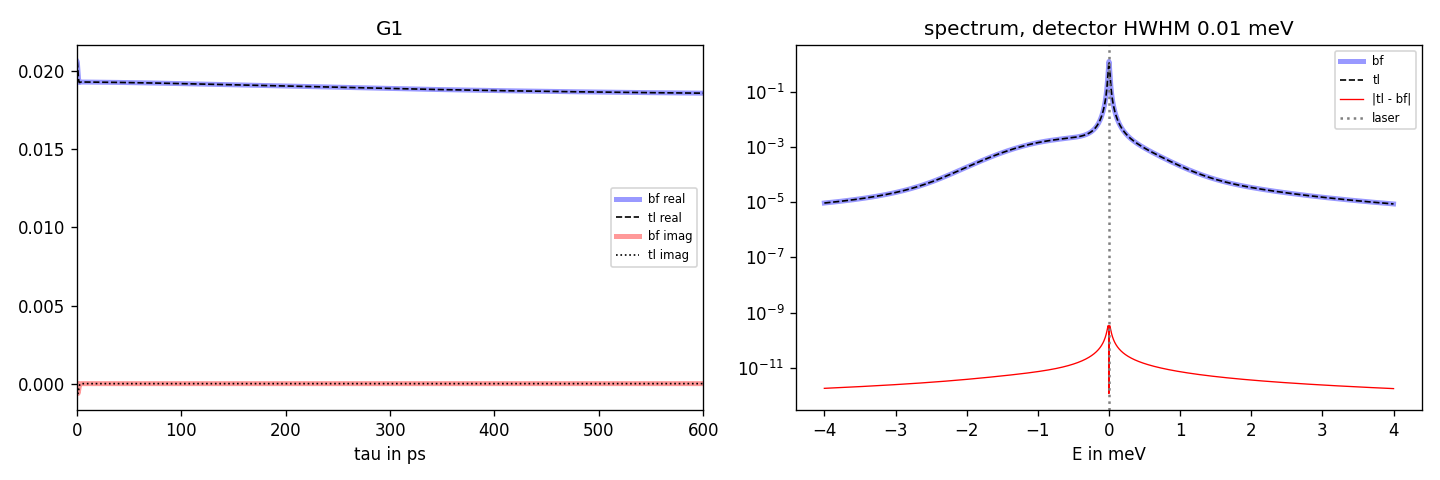

This figure's Python source:
# CW detector signal of a TLS with phonons under weak driving: G1 and the spectrum seen with a Lorentzian detector,
# brute force (SpectrumCW.G1) and time-local maps (SpectrumCW.G1_tl). Same parameters as spectrum_cw_analytical.py,
# see spectrum_cw_weak.py for the incoherent spectrum.
# The phonon runs lose a little trace (~1e-3 over the 6000 ps relaxation, threshold 8). SpectrumCW divides it out
# (brute force: by Tr rho(tau) of the run without MTO, time-local: by lambda^k of the stationary map), this changes the
# spectrum by ~1e-5 relative compared to normalising by Tr rho(0) only as in spectrum_cw_analytical.py.
# usage: python spectrum_cw_detector.py
import time
import numpy as np
import matplotlib
matplotlib.use("Agg")
import matplotlib.pyplot as plt
from pyaceqd.pulses import CWLaser
from pyaceqd.two_level_system.tls import TLS
from pyaceqd.two_time.spectrum import onesided_ft
from pyaceqd.two_time.spectrum_cw import SpectrumCW
from pyaceqd.helpers.ace_operators import op_to_matrix
from pyaceqd.constants import hbar

rabi_energy = 0.001  # driving strength hbar*Omega in meV, H = -hbar*Omega/2 (|1><0| + |0><1|)
detuning = 0.0
gamma_e = 0.01      # radiative decay in 1/ps
gamma_det = 0.01    # detector: G1 times exp(-gamma_det tau/hbar), i.e. a Lorentzian filter with HWHM gamma_det in meV
tend = 3000
t_relax = 6000      # relaxation to the steady state from -t_relax to t = 0 (brute force)
t_mem = 20


def detector_spectrum(tau, G1, energies):
    """S(E) = Re int_0^tend G1(tau) exp(-(i E + gamma_det) tau / hbar) with the trapezoidal rule, including the coherent part"""
    return np.real(onesided_ft(G1*np.exp(-gamma_det*tau/hbar), tau, energies))


tls = TLS(dt=0.1, gamma_e=gamma_e, lindblad=True, phonons=True, ae=5, temperature=4, threshold=8, verbose=False)
# the system multiplies the pulse amplitude by pi, so a CW amplitude e0 gives Omega = pi e0
laser = CWLaser(rabi_energy/(np.pi*hbar), detuning=detuning, polarization="x")
spec = SpectrumCW(tls, op_to_matrix("|0><1|_2"), laser, tend=tend, t_relax=t_relax, t_mem=t_mem)
start = time.time()
tau, G1_bf, _ = spec.G1()
t_bf = time.time() - start
start = time.time()
_, G1_tl, _ = spec.G1_tl()
t_tl = time.time() - start
print("brute force {:.1f} s, time-local {:.1f} s".format(t_bf, t_tl))
print("<x>_ss = G1(0): bf {:.10f}, tl {:.10f}".format(G1_bf[0].real, G1_tl[0].real))
print("max |G1_tl - G1_bf| / |G1(0)| = {:.2e}".format(np.max(np.abs(G1_tl - G1_bf))/abs(G1_bf[0])))

energies = np.linspace(-4, 4, 2001)
S_bf, S_tl = detector_spectrum(tau, G1_bf, energies), detector_spectrum(tau, G1_tl, energies)
print("detector spectrum: max |S_tl - S_bf| / S_bf = {:.2e}".format(np.max(np.abs(S_tl - S_bf)/np.abs(S_bf))))
i_m, i_p = np.argmin(np.abs(energies + 1)), np.argmin(np.abs(energies - 1))
print("phonon sideband: S(-1 meV) = {:.3e}, S(+1 meV) = {:.3e}, ratio -/+ = {:.2f}".format(S_bf[i_m], S_bf[i_p], S_bf[i_m]/S_bf[i_p]))
np.savez("spectrum_cw_detector.npz", tau=tau, G1_bf=G1_bf, G1_tl=G1_tl, energies=energies, S_bf=S_bf, S_tl=S_tl)

fig, axes = plt.subplots(1, 2, figsize=(12, 4))
ax = axes[0]
ax.plot(tau, G1_bf.real, "b-", lw=3, alpha=0.4, label="bf real")
ax.plot(tau, G1_tl.real, "k--", lw=1, label="tl real")
ax.plot(tau, G1_bf.imag, "r-", lw=3, alpha=0.4, label="bf imag")
ax.plot(tau, G1_tl.imag, "k:", lw=1, label="tl imag")
ax.set_xlim(0, 600)
ax.set_xlabel("tau in ps")
ax.set_title("G1")
ax.legend(fontsize=7)
ax = axes[1]
ax.semilogy(energies, np.abs(S_bf), "b-", lw=3, alpha=0.4, label="bf")
ax.semilogy(energies, np.abs(S_tl), "k--", lw=1, label="tl")
ax.semilogy(energies, np.abs(S_tl - S_bf) + 1e-16, "r-", lw=0.8, label="|tl - bf|")
ax.axvline(detuning, color="0.5", ls=":", label="laser")
ax.set_xlabel("E in meV")
ax.set_title("spectrum, detector HWHM {} meV".format(gamma_det))
ax.legend(fontsize=7)
fig.tight_layout()
fig.savefig("spectrum_cw_detector.png", dpi=120)
print("saved spectrum_cw_detector.png, spectrum_cw_detector.npz")
